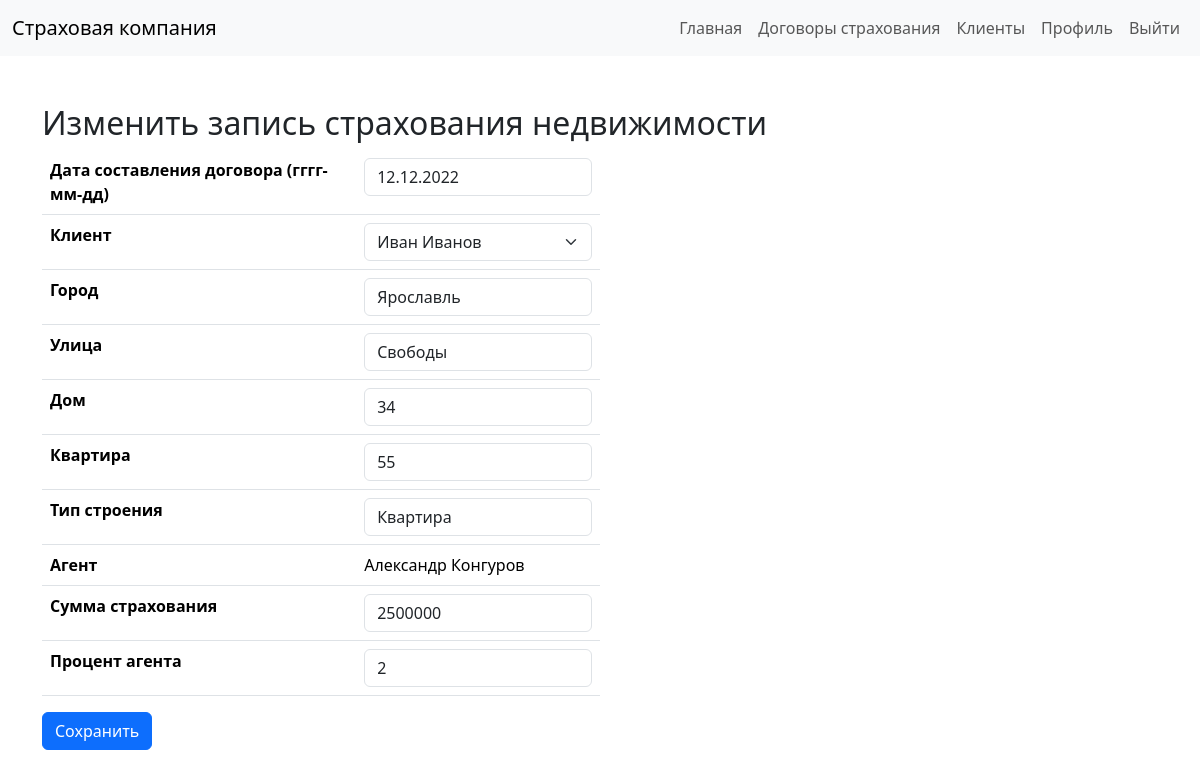
The app's page /update_property_insurance/2/ (signed in) with its own data.
### main/models.py (models this page shows, shortened)
class PropertyInshurance(models.Model):
    date = models.DateField()
    client = models.ForeignKey(User, on_delete=models.CASCADE, blank=True, null=True, related_name='property_client')
    type = models.CharField(max_length=100, blank=True, null=True, default='Имущественная страховка', editable=False)
    city = models.CharField(max_length=100, blank=True, null=True)
    street = models.CharField(max_length=100, blank=True, null=True) # Улица
    house = models.CharField(max_length=100, blank=True, null=True) # Дом
    flat = models.CharField(max_length=100, blank=True, null=True) # Квартира
    type_building = models.CharField(max_length=100, blank=True, null=True) # Тип здания
    agent = models.ForeignKey(User, on_delete=models.CASCADE, blank=True, null=True) # Агент
    salary = models.IntegerField(blank=True, null=True)
    percent_agent = models.IntegerField(blank=True, null=True)
    class Meta:
        verbose_name = 'Имущественная страховка'
        verbose_name_plural = 'Имущественные страховки'

class User(AbstractUser):
    patronymic = models.CharField(max_length=100, blank=True, null=True) # Отчество
    date_birth = models.DateField(blank=True, null=True, default='2000-01-01') # Дата рождения
    phone = models.CharField(max_length=100, blank=True, null=True) # Телефон
    adress = models.CharField(max_length=100, blank=True, null=True) # Адрес
    passport = models.CharField(max_length=100, blank=True, null=True) # Паспорт
    filial = models.ForeignKey(Filial, on_delete=models.CASCADE, blank=True, null=True) # Филиал
    role = models.ForeignKey(Roles, on_delete=models.CASCADE, blank=True, null=True) # Роль
    def __str__(self):
        return self.first_name + ' ' + self.last_name
    class Meta:
        verbose_name = 'Пользователь'
        verbose_name_plural = 'Пользователи'

### main/views.py (the view)
# urls.py: path('update_property_insurance/<int:insurance_id>/', views.update_property_insurance,
def update_property_insurance(request, insurance_id):
    insurance = PropertyInshurance.objects.get(id=insurance_id)
    if request.method == 'POST':
        form = PropertyInsuranceForm(request.POST, instance=insurance)
        if form.is_valid():
            insurance.agent = request.user
            form.save()
            return redirect('insurances')
    else:
        form = PropertyInsuranceForm(instance=insurance)
    return render(request, 'update_property_insurance.html', {'form': form})

### main/forms.py
class PropertyInsuranceForm(forms.ModelForm):
    class Meta:
        model = PropertyInshurance
        fields = '__all__'
    def __init__(self, *args, **kwargs):
        super().__init__(*args, **kwargs)
        self.fields['client'].widget.attrs.update({'class': 'form-select'})
        self.fields['date'].widget = forms.DateInput(attrs={'class': 'form-control'})
        self.fields['client'].queryset = User.objects.filter(role__name='Клиент')
        self.fields['city'].widget = forms.TextInput(attrs={'class': 'form-control'})
        self.fields['street'].widget = forms.TextInput(attrs={'class': 'form-control'})
        self.fields['house'].widget = forms.TextInput(attrs={'class': 'form-control'})
        self.fields['flat'].widget = forms.TextInput(attrs={'class': 'form-control'})
        self.fields['type_building'].widget = forms.TextInput(attrs={'class': 'form-control'})
        self.fields['agent'].widget = forms.Select(attrs={'class': 'form-control'})
        self.fields['salary'].widget = forms.TextInput(attrs={'class': 'form-control'})
        self.fields['percent_agent'].widget = forms.TextInput(attrs={'class': 'form-control'})

### templates/update_property_insurance.html (shortened to what this page needs)
<!DOCTYPE html>
<html lang="en">
<head>
    <link href="https://cdn.jsdelivr.net/npm/bootstrap@5.3.2/dist/css/bootstrap.min.css" rel="stylesheet"
>
</head>
<body>
<nav class="navbar navbar-expand-lg navbar-light bg-light">
    <div class="container-fluid">
        <a class="navbar-brand" href="{% url 'index' %}">Страховая компания</a>
        <div class="collapse navbar-collapse" id="navbarNav">
            <ul class="navbar-nav ms-auto">
                <li class="nav-item">
                    <a class="nav-link" href="{% url 'index' %}">Главная</a>
                </li>
                {% if request.user.role.name == 'Агент' %}
                    <li class="nav-item">
                        <a class="nav-link" href="{% url 'insurances' %}">Договоры страхования</a>
                    </li>
                    <li class="nav-item">
                        <a class="nav-link" href="{% url 'clients' %}">Клиенты</a>
                    </li>
                    <li class="nav-item">
                        <a class="nav-link" href="{% url 'profile' user.id %}">Профиль</a>
                    </li>
                {% endif %}
                <li class="nav-item">
                    <a class="nav-link" href="{% url 'logout' %}">Выйти</a>
                </li>
            </ul>
        </div>
    </div>
</nav>
<div class="container mt-5">
    <h2>Изменить запись страхования недвижимости</h2>
    <form method="post" action="" class="col-md-6">
        <table class="table">
            <tbody>
            <tr>
                <th>Дата составления договора (гггг-мм-дд)</th>
                <td>{{ form.date }}</td>
            </tr>
            <tr>
                <th>Клиент</th>
                <td>{{ form.client }}</td>
            </tr>
            <tr>
                <th>Город</th>
                <td>{{ form.city }}</td>
            </tr>
            <tr>
                <th>Улица</th>
                <td>{{ form.street }}</td>
            </tr>
            <tr>
                <th>Дом</th>
                <td>{{ form.house }}</td>
            </tr>
            <tr>
                <th>Квартира</th>
                <td>{{ form.flat }}</td>
            </tr>
            <tr>
                <th>Тип строения</th>
                <td>{{ form.type_building }}</td>
            </tr>
            <tr>
                <th>Агент</th>
                <td>{{ request.user }}</td>
            </tr>
            <tr>
                <th>Сумма страхования</th>
                <td>{{ form.salary }}</td>
            </tr>
            <tr>
                <th>Процент агента</th>
                <td>{{ form.percent_agent }}</td>
            </tr>
            </tbody>
        </table>
        <button type="submit" class="btn btn-primary">Сохранить</button>
    </form>
</div>
</body>
</html>

### records on screen
PropertyInshurance: date "12.12.2022", client "Иван Иванов", city "Ярославль", street "Свободы", house "34", flat "55", type_building "Квартира", salary "2500000", percent_agent "2"
User: user "Александр Конгуров"
